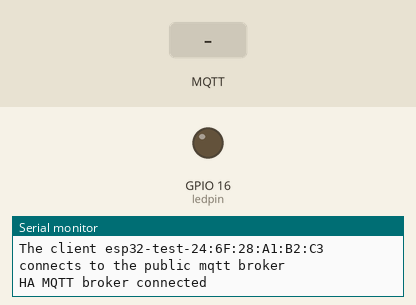
This sketch was run on a simulated ESP32. Parts: output pins drawn as LEDs (lit = HIGH), the last lines printed to the serial monitor. The inputs (shaded band) are chosen by the test bench. WiFi joins after 1.5 s; servers stay silent unless stated; no MQTT or app messages arrive unless stated.

Above: at 2.7 s.
2.8 s: MQTT message "5" arrives on the first subscribed topic
At 3.7 s:
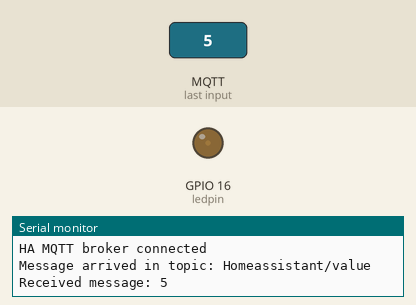
4.3 s: MQTT message "90" arrives on the first subscribed topic
At 4.9 s:
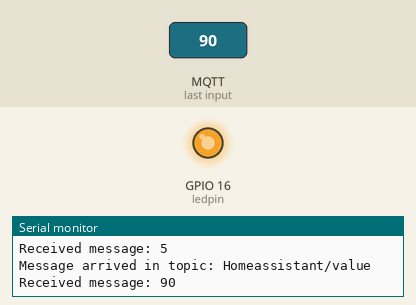
5.8 s: MQTT message "OFF" arrives on the first subscribed topic
At 7.2 s:
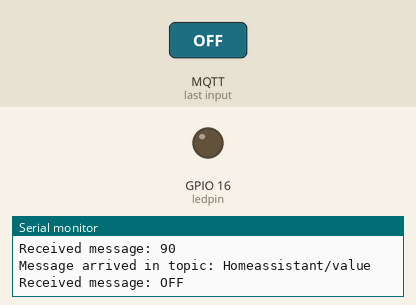
Timing chart, 0 to 8.8 s (numbered marks = the images above; inputs shaded):
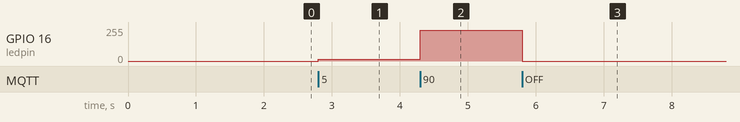

Measured:
- after the input at 2.8 s, GPIO 16 (ledpin): 0/255 → 13/255 at once
- after the input at 4.3 s, GPIO 16 (ledpin): 13/255 → 229/255 at once
- after the input at 5.8 s, GPIO 16 (ledpin): 229/255 → 0/255 at once

The sketch:

Button_Brightness_led_HA.ino
```cpp
#include <WiFi.h>
#include <PubSubClient.h>

// WiFi
const char *ssid = "Praveen act"; // Enter your WiFi name
const char *password = "slact7204813084";  // Enter WiFi password

// MQTT Broker
const char *mqtt_broker = "192.168.0.101";
const char *topic = "Homeassistant/value";
const char *mqtt_username = "mosquitto";
const char *mqtt_password = "password_not_changed**__";
const int mqtt_port = 1883;

// PWM configuration
const int pwmFrequency = 1000; // 1 kHz
const int pwmResolution = 10;  // 10-bit resolution (0-1023)
const int ledChannel = 0;      // PWM channel for LED

WiFiClient espClient;
PubSubClient client(espClient);

const int ledpin = 16; // GPIO 16

void setup() {
    Serial.begin(115200);

    // Configure PWM
    pinMode(ledpin,OUTPUT);
    ledcAttach(ledpin,pwmFrequency,pwmResolution);

    // Connecting to WiFi
    WiFi.begin(ssid, password);
    while (WiFi.status() != WL_CONNECTED) {
        delay(500);
        Serial.println("Connecting to WiFi...");
    }
    Serial.println("Connected to the WiFi network");

    // Connecting to MQTT broker
    client.setServer(mqtt_broker, mqtt_port);
    client.setCallback(callback);
    while (!client.connected()) {
        String client_id = "esp32-test-";
        client_id += String(WiFi.macAddress());
        Serial.printf("The client %s connects to the public mqtt broker\n", client_id.c_str());
        if (client.connect(client_id.c_str(), mqtt_username, mqtt_password)) {
            Serial.println("HA MQTT broker connected");
            client.subscribe(topic);
        } else {
            Serial.print("Failed with state ");
            Serial.print(client.state());
            delay(2000);
        }
    }
}
bool isNumber(String str){
      for (int i=0; i<str.length(); i++){
        if(!isDigit(str[i])) {
          return false;
        }
      }
      return true;
    }
void callback(char* topic, byte* payload, unsigned int length) {
    Serial.print("Message arrived in topic: ");
    Serial.println(topic);

    // Convert the payload (byte array) to a String
    String message = "";
    for (unsigned int i = 0; i < length; i++) {
        message += (char)payload[i];
    }

    Serial.print("Received message: ");
    Serial.println(message);
    // Check and process the message
    if (isNumber(message)) {
        int buttonValue = message.toInt();
        if (buttonValue >= 0 && buttonValue <= 100) {
            int dutyCycle = map(buttonValue, 0, 100, 0, 1023);
            ledcWrite(ledpin, dutyCycle);
        }
    } else if (message == "OFF") {
        ledcWrite(ledpin, 0); // Turn off
    }
    }


void loop() {
    client.loop();
}
```
